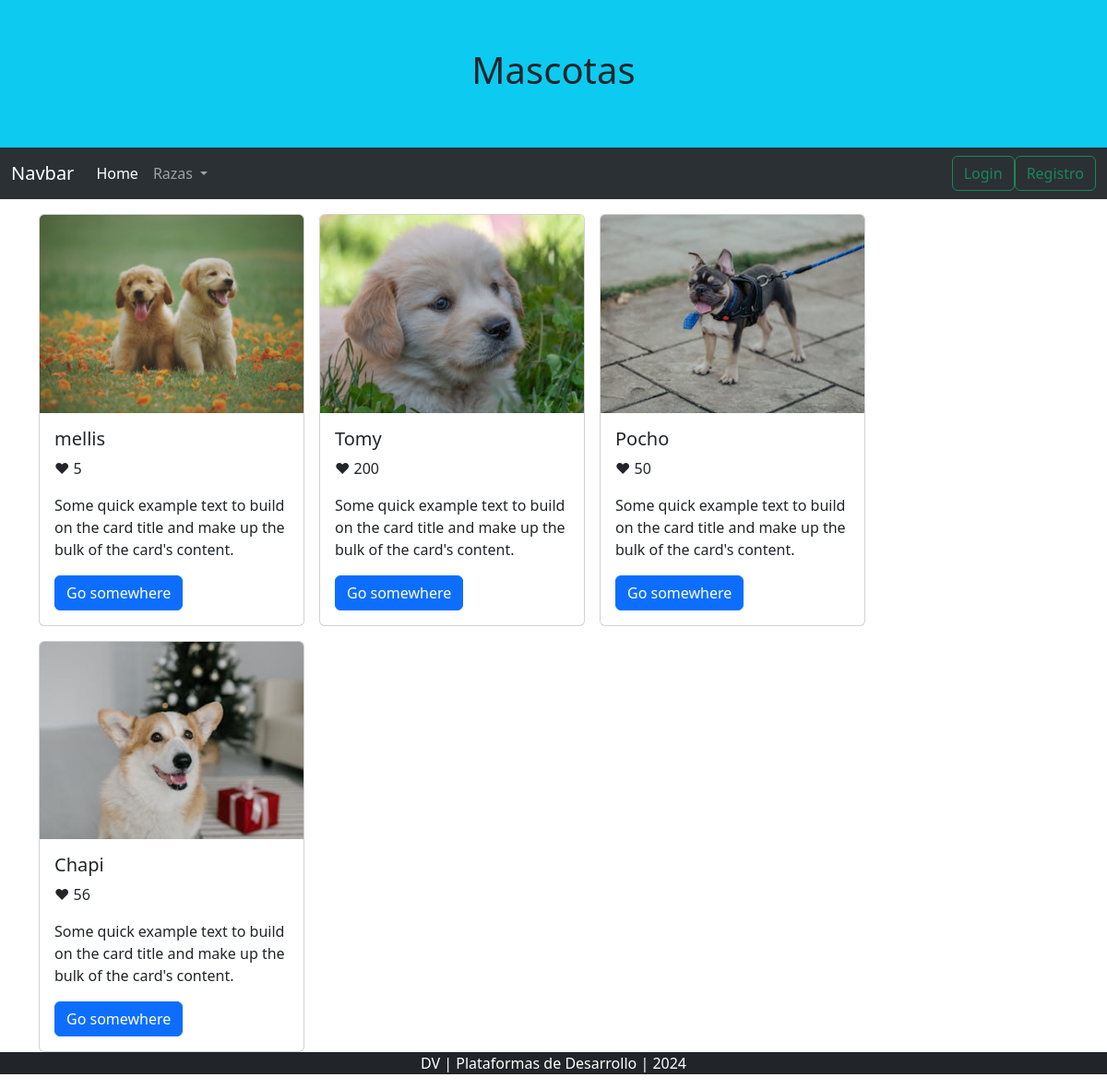
The page / on the database its author committed.
### tables this page shows
CREATE TABLE `mascotas` (
  `id_mascota` int(11) NOT NULL,
  `nombre` varchar(64) NOT NULL,
  `fotoURL` varchar(256) NOT NULL,
  `likes` int(11) NOT NULL,
  `descripcion` varchar(1024) NOT NULL,
  `id_usuario` int(11) NOT NULL
);

### index.php (the view, shortened to what this page needs)
<?php
    require_once('conexion.php');
    $sql = "SELECT id_mascota, nombre, fotoURL, likes FROM mascotas";
    $respuesta = mysqli_query($conexion, $sql);
?>
    <main class="container mt-3">
        <section class="d-flex flex-wrap gap-3">
            <?php
                while(  $array = mysqli_fetch_assoc( $respuesta) ){
                    $id_mascota = $array['id_mascota'];
                    $nombre = $array['nombre'];
                    $fotoURL = $array['fotoURL'];
                    $likes = $array['likes'];
                    echo("
                    <div class='card' style='width: 18rem;'>
                    <a href='detalle.php?id=$id_mascota'>
                        <img src='$fotoURL' class='card-img-top' alt='...'>
                    </a>
                    <div class='card-body'>
                        <h5 class='card-title'>$nombre</h5>
                        <p>❤ $likes </p>
                        <p class='card-text'>Some quick example text to build on the card title and make up the bulk of the card's content.</p>
                        <a href='detalle.php?id=$id_mascota' class='btn btn-primary'>Go somewhere</a>
                    </div>
                    </div>");
                }
            ?>
        </section>
    </main>

### style.css (style rules this page uses)
header { height: 20vh; display: flex; justify-content: center; align-items: center; }

### rows shown on the page
mascotas: fotoURL (picture), nombre "mellis", likes "5"
mascotas: fotoURL (picture), nombre "Tomy", likes "200"
mascotas: fotoURL (picture), nombre "Pocho", likes "50"
mascotas: fotoURL (picture), nombre "Chapi", likes "56"
